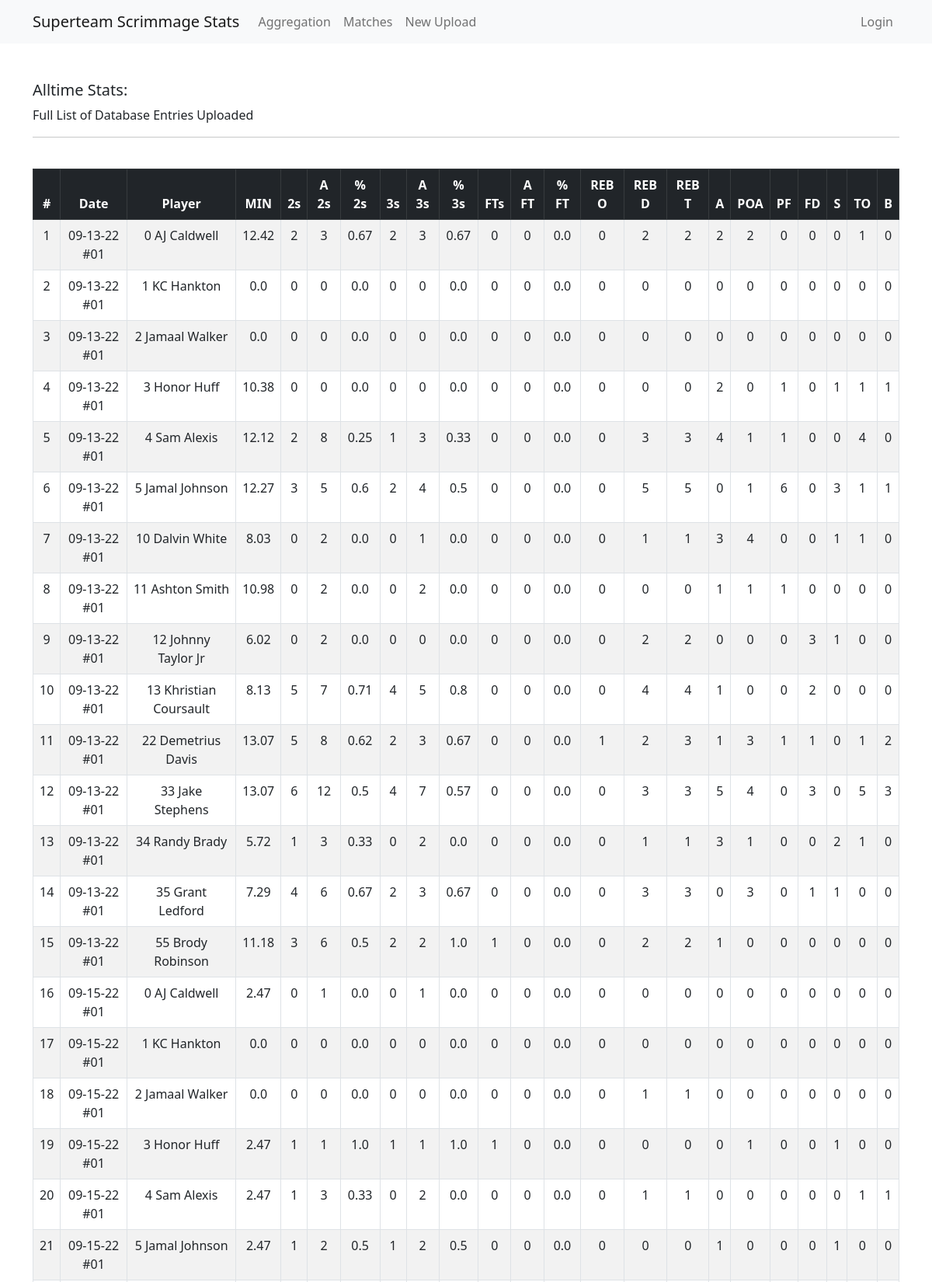
The page / (upper part) on the database its author committed.
### stats/models.py (models this page shows, shortened)
class StatLine(models.Model):
    match = models.ForeignKey(Match, on_delete=models.CASCADE)
    date = models.DateTimeField()
    player = models.CharField(max_length=255)
    min = models.FloatField()
    made_2 = models.IntegerField()
    attempts_2 = models.IntegerField()
    made_3 = models.IntegerField()
    attempts_3 = models.IntegerField()
    made_ft = models.IntegerField()
    attempts_ft = models.IntegerField()
    reb_o = models.IntegerField()
    reb_d = models.IntegerField()
    assist = models.IntegerField()
    poa = models.IntegerField()
    pf = models.IntegerField()
    fd = models.IntegerField()
    steals = models.IntegerField()
    turnovers = models.IntegerField()
    blocks = models.IntegerField()
    class Meta:
        ordering = ['date']
    @property
    def percentage_2(self):
        if self.attempts_2 == 0:
            return 0.0
        x = float(self.made_2/self.attempts_2)
        return (round(x, 2))
    @property
    def percentage_3(self):
        if self.attempts_3 == 0:
            return 0.0
        x = float(self.made_3/self.attempts_3)
        return (round(x, 2))
    @property
    def percentage_ft(self):
        if self.attempts_ft == 0:
            return 0.0
        x = float(self.made_ft/self.attempts_ft)
        return (round(x, 2))
    @property
    def reb_t(self):
        x = int(self.reb_o) + int(self.reb_d)
        return x

### stats/views.py (the view)
# urls.py: path('', StatsList.as_view(), name='home'),
class StatsList(ListView):
    queryset = StatLine.objects.all()
    template_name = 'home.html'
    paginate_by = 50

### templates/home.html (shortened to what this page needs)
{% extends 'base.html' %}
{% block content %}
<br><br>
<h5>Alltime Stats:</h5>
<p>Full List of Database Entries Uploaded</p>
<hr>
<br>
<table id="myTable" class="sortable table table-striped table-bordered text-center">
    <tr class="table-dark">
        <th>#</th>
        <th>Date</th>
        <th>Player</th>
        <th>MIN</th>
        <th>2s</th>
        <th>A 2s</th>
        <th>% 2s</th>
        <th>3s</th>
        <th>A 3s</th>
        <th>% 3s</th>
        <th>FTs</th>
        <th>A FT</th>
        <th>% FT</th>
        <th>REB O</th>
        <th>REB D</th>
        <th>REB T</th>
        <th>A</th>
        <th>POA</th>
        <th>PF</th>
        <th>FD</th>
        <th>S</th>
        <th>TO</th>
        <th>B</th>
    </tr>
    {% for stat in statline_list %}
    <tr>
        <td>{{ stat.id }}</td>
        <td>{{ stat.date|date:'m-d-y #h' }}</td>
        <td>{{ stat.player }}</td>
        <td>{{ stat.min }}</td>
        <td>{{ stat.made_2 }}</td>
        <td>{{ stat.attempts_2 }}</td>
        <td>{{ stat.percentage_2 }}</td>
        <td>{{ stat.made_3 }}</td>
        <td>{{ stat.attempts_3 }}</td>
        <td>{{ stat.percentage_3 }}</td>
        <td>{{ stat.made_ft }}</td>
        <td>{{ stat.attempts_ft }}</td>
        <td>{{ stat.percentage_ft }}</td>
        <td>{{ stat.reb_o }}</td>
        <td>{{ stat.reb_d }}</td>
        <td>{{ stat.reb_t }}</td>
        <td>{{ stat.assist }}</td>
        <td>{{ stat.poa }}</td>
        <td>{{ stat.pf }}</td>
        <td>{{ stat.fd }}</td>
        <td>{{ stat.steals }}</td>
        <td>{{ stat.turnovers }}</td>
        <td>{{ stat.blocks }}</td>
    </tr>
    {% endfor %}
</table>
<br>
{% endblock %}

### rows shown on the page
StatLine: id "1", date "09-13-22 #01", player "0 AJ Caldwell", min "12.42", made_2 "2", attempts_2 "3", percentage_2 "0.67", made_3 "2", attempts_3 "3", percentage_3 "0.67", made_ft "0", attempts_ft "0", percentage_ft "0.0", reb_o "0", reb_d "2", reb_t "2", assist "2", poa "2", pf "0", fd "0", steals "0", turnovers "1", blocks "0"
StatLine: id "2", date "09-13-22 #01", player "1 KC Hankton", min "0.0", made_2 "0", attempts_2 "0", percentage_2 "0.0", made_3 "0", attempts_3 "0", percentage_3 "0.0", made_ft "0", attempts_ft "0", percentage_ft "0.0", reb_o "0", reb_d "0", reb_t "0", assist "0", poa "0", pf "0", fd "0", steals "0", turnovers "0", blocks "0"
StatLine: id "3", date "09-13-22 #01", player "2 Jamaal Walker", min "0.0", made_2 "0", attempts_2 "0", percentage_2 "0.0", made_3 "0", attempts_3 "0", percentage_3 "0.0", made_ft "0", attempts_ft "0", percentage_ft "0.0", reb_o "0", reb_d "0", reb_t "0", assist "0", poa "0", pf "0", fd "0", steals "0", turnovers "0", blocks "0"
StatLine: id "4", date "09-13-22 #01", player "3 Honor Huff", min "10.38", made_2 "0", attempts_2 "0", percentage_2 "0.0", made_3 "0", attempts_3 "0", percentage_3 "0.0", made_ft "0", attempts_ft "0", percentage_ft "0.0", reb_o "0", reb_d "0", reb_t "0", assist "2", poa "0", pf "1", fd "0", steals "1", turnovers "1", blocks "1"
StatLine: id "5", date "09-13-22 #01", player "4 Sam Alexis", min "12.12", made_2 "2", attempts_2 "8", percentage_2 "0.25", made_3 "1", attempts_3 "3", percentage_3 "0.33", made_ft "0", attempts_ft "0", percentage_ft "0.0", reb_o "0", reb_d "3", reb_t "3", assist "4", poa "1", pf "1", fd "0", steals "0", turnovers "4", blocks "0"
StatLine: id "6", date "09-13-22 #01", player "5 Jamal Johnson", min "12.27", made_2 "3", attempts_2 "5", percentage_2 "0.6", made_3 "2", attempts_3 "4", percentage_3 "0.5", made_ft "0", attempts_ft "0", percentage_ft "0.0", reb_o "0", reb_d "5", reb_t "5", assist "0", poa "1", pf "6", fd "0", steals "3", turnovers "1", blocks "1"
StatLine: id "7", date "09-13-22 #01", player "10 Dalvin White", min "8.03", made_2 "0", attempts_2 "2", percentage_2 "0.0", made_3 "0", attempts_3 "1", percentage_3 "0.0", made_ft "0", attempts_ft "0", percentage_ft "0.0", reb_o "0", reb_d "1", reb_t "1", assist "3", poa "4", pf "0", fd "0", steals "1", turnovers "1", blocks "0"
StatLine: id "8", date "09-13-22 #01", player "11 Ashton Smith", min "10.98", made_2 "0", attempts_2 "2", percentage_2 "0.0", made_3 "0", attempts_3 "2", percentage_3 "0.0", made_ft "0", attempts_ft "0", percentage_ft "0.0", reb_o "0", reb_d "0", reb_t "0", assist "1", poa "1", pf "1", fd "0", steals "0", turnovers "0", blocks "0"
StatLine: id "9", date "09-13-22 #01", player "12 Johnny Taylor Jr", min "6.02", made_2 "0", attempts_2 "2", percentage_2 "0.0", made_3 "0", attempts_3 "0", percentage_3 "0.0", made_ft "0", attempts_ft "0", percentage_ft "0.0", reb_o "0", reb_d "2", reb_t "2", assist "0", poa "0", pf "0", fd "3", steals "1", turnovers "0", blocks "0"
StatLine: id "10", date "09-13-22 #01", player "13 Khristian Coursault", min "8.13", made_2 "5", attempts_2 "7", percentage_2 "0.71", made_3 "4", attempts_3 "5", percentage_3 "0.8", made_ft "0", attempts_ft "0", percentage_ft "0.0", reb_o "0", reb_d "4", reb_t "4", assist "1", poa "0", pf "0", fd "2", steals "0", turnovers "0", blocks "0"
StatLine: id "11", date "09-13-22 #01", player "22 Demetrius Davis", min "13.07", made_2 "5", attempts_2 "8", percentage_2 "0.62", made_3 "2", attempts_3 "3", percentage_3 "0.67", made_ft "0", attempts_ft "0", percentage_ft "0.0", reb_o "1", reb_d "2", reb_t "3", assist "1", poa "3", pf "1", fd "1", steals "0", turnovers "1", blocks "2"
StatLine: id "12", date "09-13-22 #01", player "33 Jake Stephens", min "13.07", made_2 "6", attempts_2 "12", percentage_2 "0.5", made_3 "4", attempts_3 "7", percentage_3 "0.57", made_ft "0", attempts_ft "0", percentage_ft "0.0", reb_o "0", reb_d "3", reb_t "3", assist "5", poa "4", pf "0", fd "3", steals "0", turnovers "5", blocks "3"
StatLine: id "13", date "09-13-22 #01", player "34 Randy Brady", min "5.72", made_2 "1", attempts_2 "3", percentage_2 "0.33", made_3 "0", attempts_3 "2", percentage_3 "0.0", made_ft "0", attempts_ft "0", percentage_ft "0.0", reb_o "0", reb_d "1", reb_t "1", assist "3", poa "1", pf "0", fd "0", steals "2", turnovers "1", blocks "0"
StatLine: id "14", date "09-13-22 #01", player "35 Grant Ledford", min "7.29", made_2 "4", attempts_2 "6", percentage_2 "0.67", made_3 "2", attempts_3 "3", percentage_3 "0.67", made_ft "0", attempts_ft "0", percentage_ft "0.0", reb_o "0", reb_d "3", reb_t "3", assist "0", poa "3", pf "0", fd "1", steals "1", turnovers "0", blocks "0"
StatLine: id "15", date "09-13-22 #01", player "55 Brody Robinson", min "11.18", made_2 "3", attempts_2 "6", percentage_2 "0.5", made_3 "2", attempts_3 "2", percentage_3 "1.0", made_ft "1", attempts_ft "0", percentage_ft "0.0", reb_o "0", reb_d "2", reb_t "2", assist "1", poa "0", pf "0", fd "0", steals "0", turnovers "0", blocks "0"
StatLine: id "16", date "09-15-22 #01", player "0 AJ Caldwell", min "2.47", made_2 "0", attempts_2 "1", percentage_2 "0.0", made_3 "0", attempts_3 "1", percentage_3 "0.0", made_ft "0", attempts_ft "0", percentage_ft "0.0", reb_o "0", reb_d "0", reb_t "0", assist "0", poa "0", pf "0", fd "0", steals "0", turnovers "0", blocks "0"
StatLine: id "17", date "09-15-22 #01", player "1 KC Hankton", min "0.0", made_2 "0", attempts_2 "0", percentage_2 "0.0", made_3 "0", attempts_3 "0", percentage_3 "0.0", made_ft "0", attempts_ft "0", percentage_ft "0.0", reb_o "0", reb_d "0", reb_t "0", assist "0", poa "0", pf "0", fd "0", steals "0", turnovers "0", blocks "0"
StatLine: id "18", date "09-15-22 #01", player "2 Jamaal Walker", min "0.0", made_2 "0", attempts_2 "0", percentage_2 "0.0", made_3 "0", attempts_3 "0", percentage_3 "0.0", made_ft "0", attempts_ft "0", percentage_ft "0.0", reb_o "0", reb_d "1", reb_t "1", assist "0", poa "0", pf "0", fd "0", steals "0", turnovers "0", blocks "0"
StatLine: id "19", date "09-15-22 #01", player "3 Honor Huff", min "2.47", made_2 "1", attempts_2 "1", percentage_2 "1.0", made_3 "1", attempts_3 "1", percentage_3 "1.0", made_ft "1", attempts_ft "0", percentage_ft "0.0", reb_o "0", reb_d "0", reb_t "0", assist "0", poa "1", pf "0", fd "0", steals "1", turnovers "0", blocks "0"
StatLine: id "20", date "09-15-22 #01", player "4 Sam Alexis", min "2.47", made_2 "1", attempts_2 "3", percentage_2 "0.33", made_3 "0", attempts_3 "2", percentage_3 "0.0", made_ft "0", attempts_ft "0", percentage_ft "0.0", reb_o "0", reb_d "1", reb_t "1", assist "0", poa "0", pf "0", fd "0", steals "0", turnovers "1", blocks "1"
StatLine: id "21", date "09-15-22 #01", player "5 Jamal Johnson", min "2.47", made_2 "1", attempts_2 "2", percentage_2 "0.5", made_3 "1", attempts_3 "2", percentage_3 "0.5", made_ft "0", attempts_ft "0", percentage_ft "0.0", reb_o "0", reb_d "0", reb_t "0", assist "1", poa "0", pf "0", fd "0", steals "1", turnovers "0", blocks "0"
